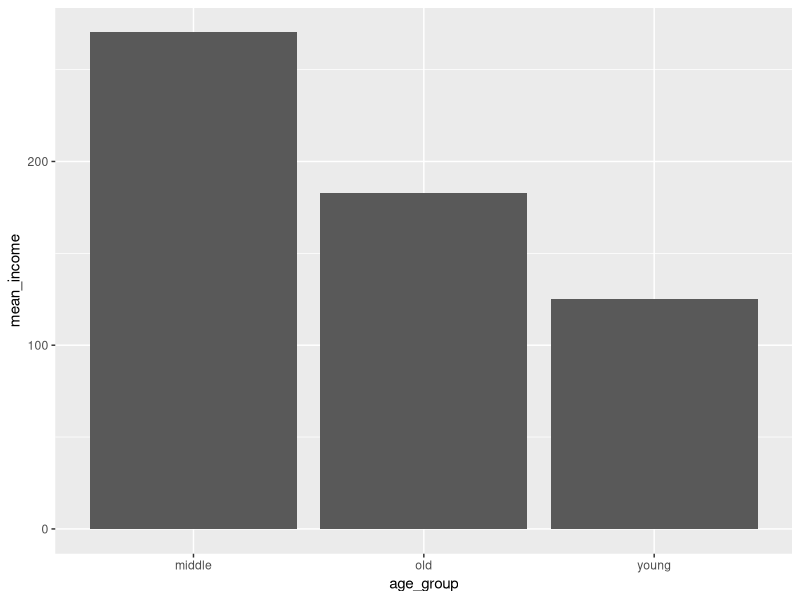

Recreate this plot in R. (Note: this script raises an error after producing the figure.)
library(ggplot2)
library(dplyr)
data = read.csv("welfare02.csv")

#1
data$income = ifelse(data$income %in% c(9999.00,0.00), NA, data$income)
data$age = 2021-data$birth+1
data = data %>% 
  mutate(age_group= ifelse(age >= 60, "old", 
                           ifelse(age<30, "young","middle")))
data

mean_income = data %>% 
  group_by(age_group) %>% 
  summarise(mean_income = mean(income, na.rm=T))

ggplot(data=mean_income, aes(x=age_group, y=mean_income))+geom_col()
data

#2
cr = c(1,2,3,4,5,6,7)
rn = c("서울","광주/전남/전북/제주도","수도권(인천/경기)",
       "부산/경남/울산","대구/경북","대전/충남","강원/충북")

region_df = data.frame(code_region = cr, region_name=rn)

merged_df = left_join(data, region_df, by="code_region")
merged_df = merged_df %>% 
  group_by(code_region) %>% 
  summarise(mean_inc = mean(income, na.rm=T))

ggplot(data=merged_df, aes(x=mean_inc, y=region_name))+geom_col()

#3
x = c(7,12,9,15,NA,8,14,2,9,NA,8)
(7+12+9+15+8+14+2+9+8) / 9

replacena = function(x){
 sum = 0
 k=0
  for(i in x){
     if(!is.na(i)){
       k = k+1
       sum = sum + i
     }
  }
 avg = sum/k
 res = c()
 for(i in x){
   if(!is.na(i)){
     res = c(res, i)
   }else{
     res = c(res, avg)
   }
 }
 return(res)
}

result = replacena(x)
result

#4
m_gender = rep("M",15)
f_gender = rep("F",15)
m_score = c(57,78,42,44,91,65,63,60,97,85,92,42,86,81,64)
f_score = c(73,96,74,55,91,50,46,82,43,79,79,50,46,81,83)

male_df = data.frame(gender = m_gender, score=m_score)
female_df = data.frame(gender = f_gender ,score=f_score)

union_df = bind_rows(male_df,female_df)
union_df
ggplot(data=union_df, aes(x=gender,y=score, group=gender))+geom_boxplot()
